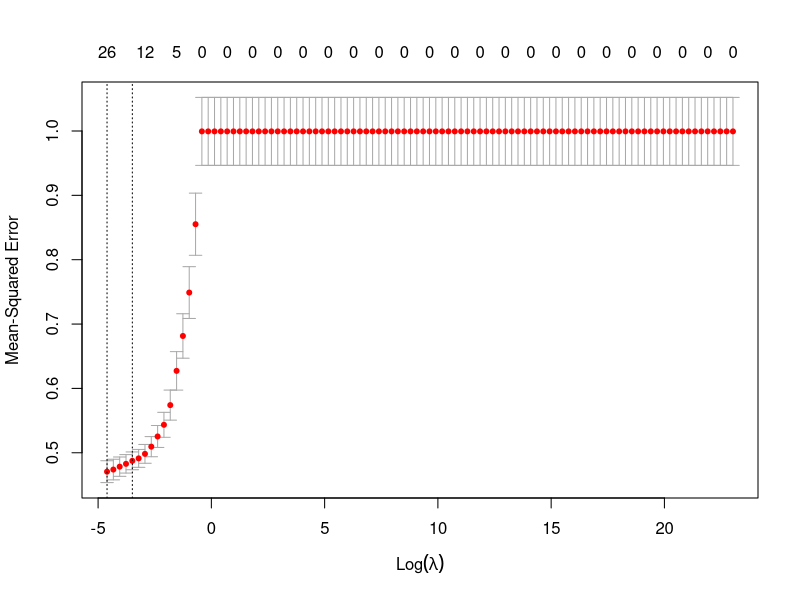

This figure's R source:
library(glmnet)  

#read data
edu = read.csv('data/final.csv', stringsAsFactors = FALSE)
edu = edu[, -c(1)]

grid = 10^seq(10, -2, length=100)

set.seed(159)

#fit model
lasso = cv.glmnet(as.matrix(edu[,c(1:32)]), as.matrix(edu[,33]), intercept = FALSE, 
                   standardize = FALSE, lambda = grid, alpha = 1)

lasso$glmnet.fit$beta[,which(lasso$lambda == lasso$lambda.min)]

#save data
save(lasso, file = 'data/lasso.RData')

#plot
pdf("images/lasso.pdf")
plot(lasso)
dev.off()
